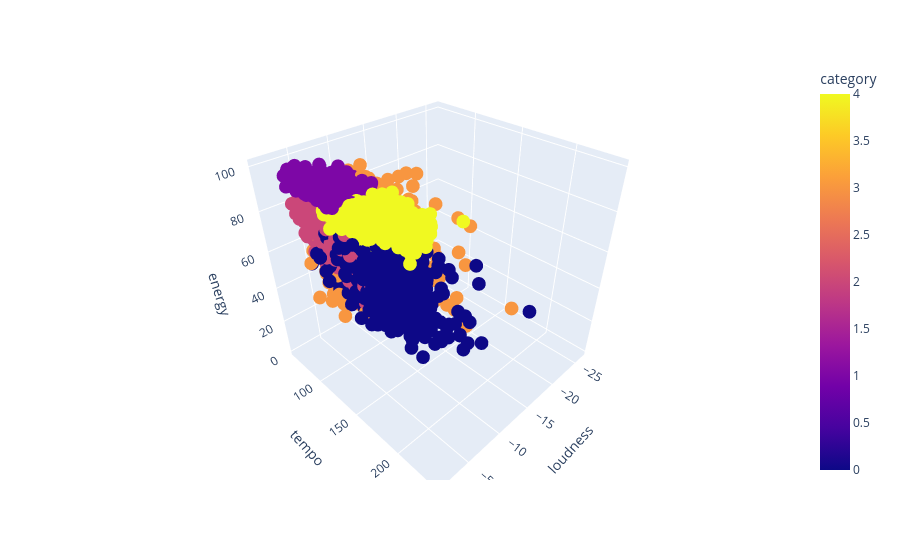

Here is the notebook cell this chart was saved with:
### Code cell
fig = px.scatter_3d(
    data,
    x="loudness",
    y="tempo",
    z="energy",
    color="category"
)

fig.show()

### Figure 1 — Plotly figure (JSON) as saved in the notebook; plotly's stock layout.template omitted (floating-point values rounded to 4 significant figures; data arrays with more than 128 entries replaced by an {"elided": "..."} marker saying what was removed)
{"data": [{"hovertemplate": "loudness=%{x}<br>tempo=%{y}<br>energy=%{z}<br>category=%{marker.color}<extra></extra>", "legendgroup": "", "marker": {"color": {"elided": "3090 int values"}, "coloraxis": "coloraxis", "symbol": "circle"}, "mode": "markers", "name": "", "scene": "scene", "showlegend": false, "x": {"elided": "3090 float values"}, "y": {"elided": "3090 float values"}, "z": {"elided": "3090 float values"}, "type": "scatter3d"}], "layout": {"scene": {"domain": {"x": [0.0, 1.0], "y": [0.0, 1.0]}, "xaxis": {"title": {"text": "loudness"}}, "yaxis": {"title": {"text": "tempo"}}, "zaxis": {"title": {"text": "energy"}}}, "coloraxis": {"colorbar": {"title": {"text": "category"}}, "colorscale": [[0.0, "#0d0887"], [0.1111, "#46039f"], [0.2222, "#7201a8"], [0.3333, "#9c179e"], [0.4444, "#bd3786"], [0.5556, "#d8576b"], [0.6667, "#ed7953"], [0.7778, "#fb9f3a"], [0.8889, "#fdca26"], [1.0, "#f0f921"]]}, "legend": {"tracegroupgap": 0}, "margin": {"t": 60}}}
